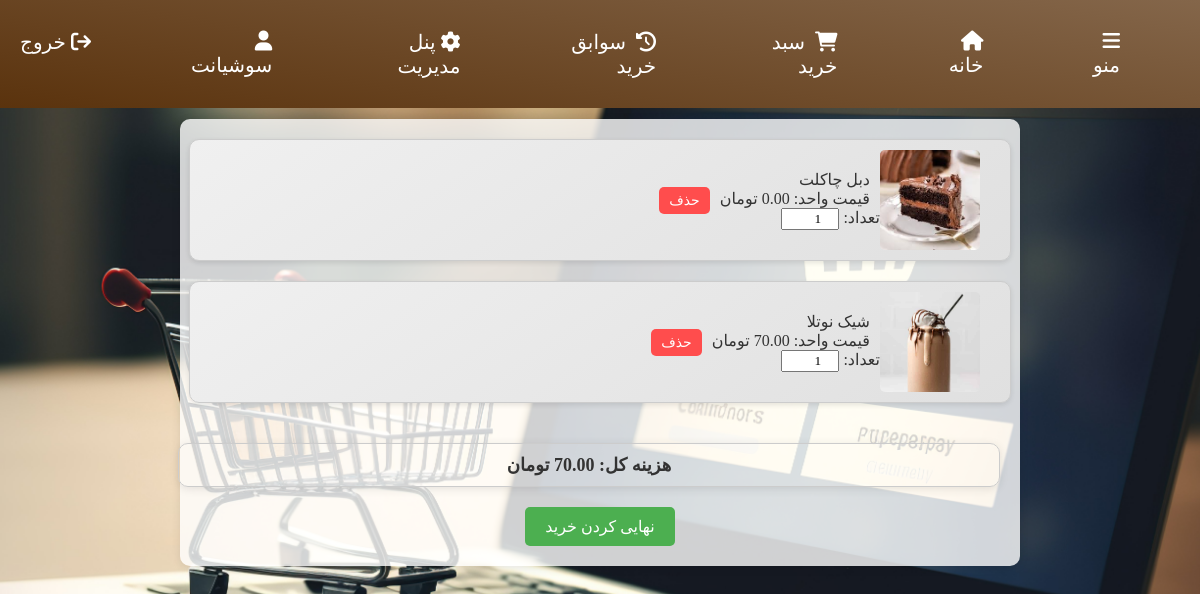
Screenshot of /cart/ (signed in) with the database file from the repository.
### members/models.py (models this page shows)
class Member(AbstractBaseUser, PermissionsMixin):
    username = models.CharField(_("نام کاربری یا ایمیل"), max_length=255, unique=True, primary_key=True) # either user or email
    first_name = models.CharField(_("نام") ,max_length=255)
    last_name = models.CharField(_("نام خانوادگی"),max_length=255)
    phone_number = models.CharField(_("شماره همراه"),max_length=12, blank=True, null=True)
    password = models.CharField(_("رمز عبور"), max_length=128)
    created_date = models.DateTimeField(auto_now_add=True, null=True)
    last_login = models.DateTimeField(auto_now_add=True, blank=True, null=True)
    modified_date = models.DateTimeField(auto_now=True, null=True)
    is_active = models.BooleanField(_('active'), default=True)
    is_staff = models.BooleanField(_('staff status'), default=False)
    objects = MemberManager()
    USERNAME_FIELD = 'username'
    REQUIRED_FIELDS = ['first_name', 'last_name', 'password']
    class Meta:
        verbose_name = _('user')
        verbose_name_plural = _('users')
    def __str__(self):
        return self.first_name

### mainapp/models.py (models this page shows, shortened)
class OrderProduct(models.Model):
    order = models.ForeignKey(Order, on_delete=models.CASCADE)
    product = models.ForeignKey(Product, on_delete=models.CASCADE)
    quantity = models.IntegerField(default=0, validators=[validators.MinValueValidator(1)])

class Product(models.Model):
    CATEGORY_CHOICES = [
        ('hot_drinks', 'نوشیدنی گرم'),
        ('cold_drinks', 'نوشیدنی سرد'),
        ('cakes', 'کیک'),
        ('breakfast','صبحانه')
    ]
    category = models.CharField(_("دسته بندی محصول"),max_length=20, choices=CATEGORY_CHOICES, default='hot_drinks')
    name = models.CharField(_('نام'), max_length=255)
    description = models.CharField( _("توضیحات"), max_length=255, blank=True, null=True)
    price = models.DecimalField(_("قیمت"),default=0, max_digits=10, decimal_places=2, validators=[validators.MinValueValidator(0)])
    timeNeeded = models.IntegerField(_("زمان مورد نیاز"),default=0, validators=[validators.MaxValueValidator(60)])
    coffee = models.PositiveIntegerField(_("قهوه"),default=0)
    milk = models.PositiveIntegerField(_("شیر"),default=0)
    chocolate = models.PositiveIntegerField(_("شکلات"),default=0)
    flour = models.PositiveIntegerField(_("آرد"),default=0)
    sugar = models.PositiveIntegerField(_("شکر"),default=0)
    egg = models.PositiveIntegerField(_("تخم مرغ"),default=0)
    bread = models.PositiveIntegerField(_("نان"),default=0)
    image = models.ImageField(_("تصویر"),upload_to='products/')
    created_at = models.DateTimeField(auto_now_add=True)
    updated_at = models.DateTimeField(auto_now=True)
    sold_count = models.PositiveBigIntegerField(default=0)

### mainapp/views.py (the view)
# urls.py: path('cart/', views.view_cart, name='view_cart'),
@login_required
def view_cart(request):
    order = Order.objects.filter(customer=request.user, is_finalized=False).first()
    if not order or not order.orderproduct_set.exists():
        context = {'empty_cart': True}
    else:
        order_products = order.orderproduct_set.all()
        total_cost = sum([op.product.price * op.quantity for op in order_products])
        context = {
            'order_products': order_products,
            'empty_cart': False,
            'total_cost': total_cost,
        }
    return render(request, 'mainapp/cart.html', context)

### templates/mainapp/cart.html (shortened to what this page needs)
{% extends 'base.html' %}
{% block content %}
{% load static %}
<link rel="stylesheet" href="{% static 'css/cart.css' %}">
<h1>سبد خرید</h1>
<div class="cart-container">
    {% if not empty_cart %}
        <div class="cart-items">
            {% for order_product in order_products %}
                <div class="cart-item">
                    <img src="{{ order_product.product.image.url }}" alt="{{ order_product.product.name }}">
                    <div class="product-details">
                        <p>{{ order_product.product.name }}</p>
                        <p>قیمت واحد: {{ order_product.product.price }} تومان</p>
                        <form action="{% url 'update_quantity' order_product.product.id %}" method="post" class="quantity-form">
                            <label for="quantity-{{ order_product.product.id }}">تعداد: </label>
                            <input type="number" name="quantity" id="quantity-{{ order_product.product.id }}" value="{{ order_product.quantity }}" min="1" class="quantity-input">
                        </form>
                    </div>
                    <a href="{% url 'remove_from_cart' order_product.product.id %}" class="remove-btn">حذف</a>
                </div>
            {% endfor %}
        </div>
        <p class="total-cost">هزینه کل: {{ total_cost }} تومان</p>
        <form action="{% url 'finalize_order' %}" method="post" class="finalize-order-form">
            <button type="submit">نهایی کردن خرید</button>
        </form>
    {% else %}
        <p class="empty-cart-message">محصولی در سبد خرید شما وجود ندارد.</p>
    {% endif %}
</div>
{% endblock %}

### templates/base.html (shortened to what this page needs)
<!DOCTYPE html>
<html lang="fa">
<head>
    {% load static %}
    <link rel="stylesheet" href="{% static 'css/homePage.css' %}">
    <link rel="stylesheet" href="https://cdnjs.cloudflare.com/ajax/libs/font-awesome/6.0.0-beta3/css/all.min.css">
</head>
<body>
    <div class="navbar">
        <ul>
            <li>
                <a id='menu' href="#"><i class="fas fa-bars" id='menu-svg'></i>منو</a>
            </li>
            <li><a id='home-button' href='{% url "index" %}'><i class="fas fa-home"></i>خانه</a></li>
            <li><a id='cart' href="{% url 'view_cart' %}"><i class="fas fa-shopping-cart"></i> سبد خرید</a></li>
            <li><a id='his'href="{% url 'order_history' %}"><i class="fas fa-history"></i> سوابق خرید</a></li>
            {% if user.is_authenticated and user.is_staff %}
                <li><a id='enter-ac' href="{% url 'management_panel' %}"><i class="fa-solid fa-gear"></i>پنل مدیریت</a></li>
            {% endif %}
            {% if user.is_authenticated %}
                <li><i class="fas fa-user"></i> {{ user }} </a></li>
                <li>
                    <form method="post" action="{% url 'logout' %}">
                        <button class="logout-button" type="submit"><i class="fa-solid fa-arrow-right-from-bracket"></i> خروج</button>
                    </form>
                </li>
            {% else %}
                <li><a id='enter-ac' href="{% url 'login' %}"><i class="fas fa-user"></i> ورود به حساب کاربری</a></li>
            {% endif %}
        </ul>
    </div>
    {% block content %}
    {% endblock content %}
</body>
</html>

### static/css/homePage.css (style rules this page uses)
* { font-family: Vazirmatn; }
body { margin: 0; padding: 0; direction: rtl; background: linear-gradient(225deg, #c3a282, #e4d7cc); }
.navbar { position: fixed; top: 0; width: 100%; display: flex; justify-content: space-between; align-items: center; background: linear-gradient(10deg, #59310b, #84664a); color: white; padding: 30px; font-size: 20px; z-index: 1; }
.navbar ul { list-style: none; padding: 0; margin: 0; display: flex; }
.navbar ul li { margin: 0 50px; position: relative; }
.navbar ul li a { color: white; text-decoration: none; transition: color 0.3s ease; }
.navbar ul li a i { margin-left: 5px; }
a { font-family: Vazirmatn !important; }
#menu-svg { transition: all 0.5s; transform:rotate(0deg); }

### static/css/cart.css (style rules this page uses)
body { font-family: Arial, sans-serif; margin: 0; padding: 0; background: url('../images/cart_background.jpg') no-repeat center center fixed; background-size: cover; color: #333; }
.cart-container { background-color: rgba(255, 255, 255, 0.8); border-radius: 10px; padding: 20px; margin: 60px auto; max-width: 800px; box-shadow: 0 2px 10px rgba(0, 0, 0, 0.1); }
.cart-items { display: flex; flex-direction: column; align-items: center; }
.cart-item { display: flex; align-items: center; margin-bottom: 20px; padding: 10px; border: 1px solid #ccc; border-radius: 10px; width: 100%; box-shadow: 0 2px 5px rgba(0, 0, 0, 0.1); background: linear-gradient(145deg, #f0f0f0, #e0e0e0); }
.cart-item img { width: 100px; height: 100px; margin-right: 20px; border-radius: 5px; }
.cart-item p { margin: 0; padding: 0 10px; }
.total-cost { margin-top: 20px; text-align: center; font-size: 18px; font-weight: bold; border: 1px solid #ccc; border-radius: 10px; padding: 10px; box-shadow: 0 2px 10px rgba(0, 0, 0, 0.1); width: 100%; }
.finalize-order-form { display: flex; justify-content: center; margin-top: 20px; }
button { background-color: #4CAF50; color: white; padding: 10px 20px; border: none; border-radius: 5px; cursor: pointer; font-size: 16px; }
.quantity-form { display: inline-block; }
.quantity-input { width: 50px; text-align: center; }
.remove-btn { background-color: #ff4d4d; color: white; padding: 5px 10px; border: none; border-radius: 5px; cursor: pointer; font-size: 14px; text-decoration: none; margin-left: auto; }

### templates/base.html (style rules this page uses)
.logout-button { background: none; border: none; color: white; font-size: 20px; cursor: pointer; padding: 0; margin: 0; display: flex; align-items: center; transition: color 0.3s ease; }
.logout-button i { margin-left: 5px; }

### rows the page displays
Member: first_name "سوشیانت"
OrderProduct: product.image (picture), product.name "دبل چاکلت", product.price "0.00", quantity "1"
OrderProduct: product.image (picture), product.name "شیک نوتلا", product.price "70.00", quantity "1"

### other values shown
{{ total_cost }} "70.00"
